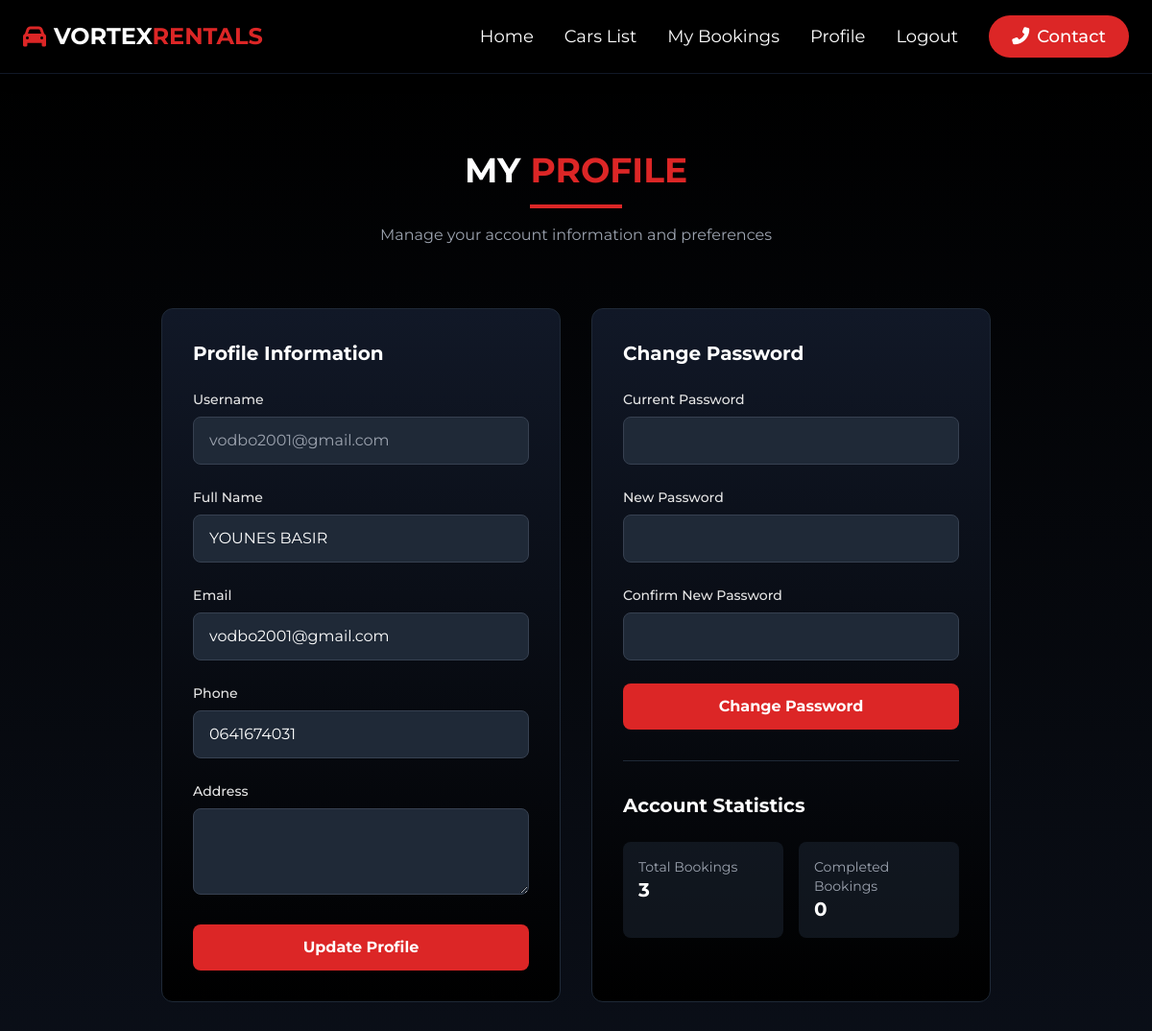
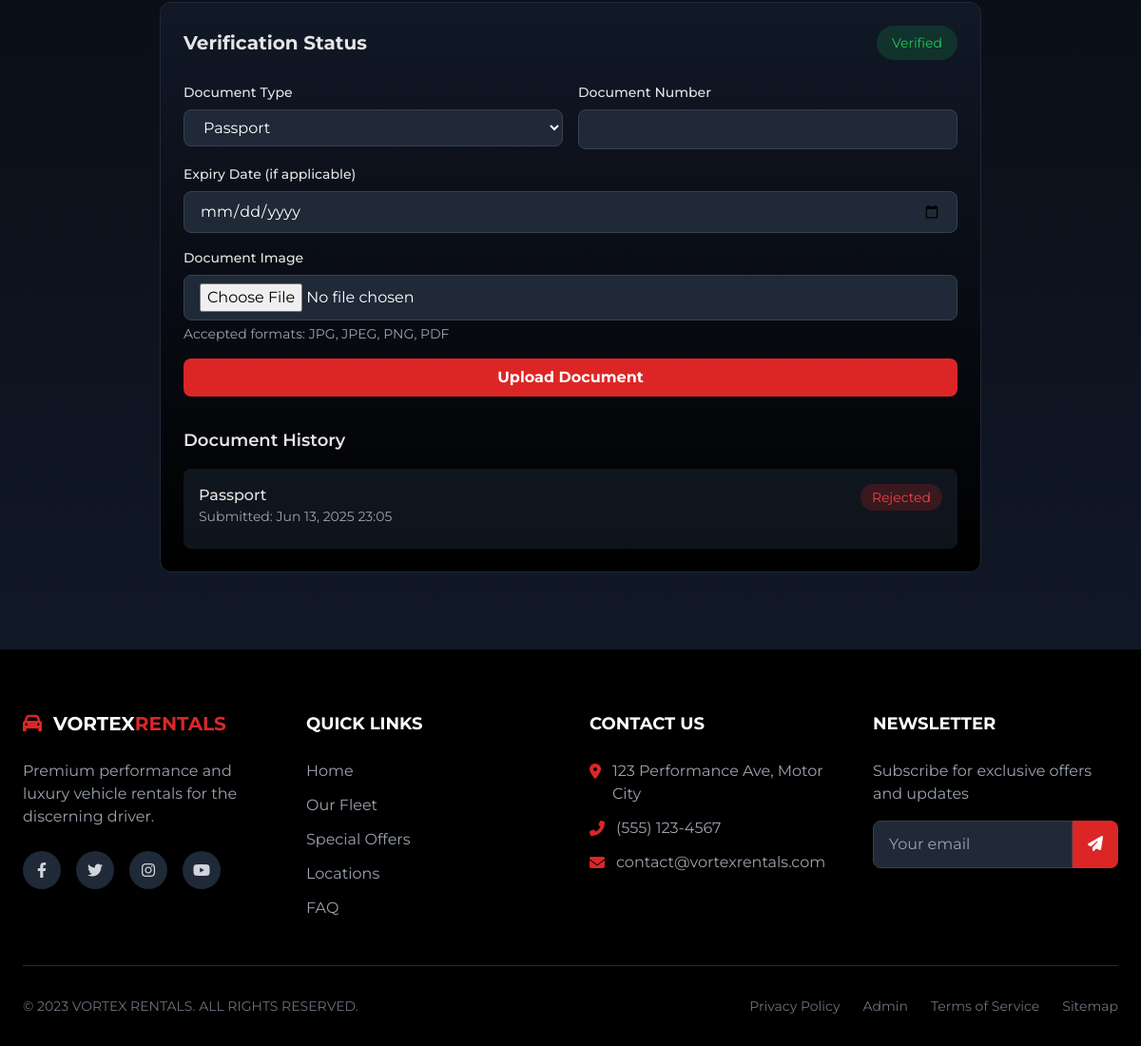
The app's page /profile.php (signed in) with its own data (2 pictures, top to bottom).
### tables this page shows
CREATE TABLE `users` (
  `id` int NOT NULL AUTO_INCREMENT,
  `username` varchar(50) NOT NULL,
  `email` varchar(100) NOT NULL,
  `password` varchar(255) NOT NULL,
  `full_name` varchar(100) NOT NULL,
  `phone` varchar(20) DEFAULT NULL,
  `created_at` timestamp NOT NULL DEFAULT CURRENT_TIMESTAMP,
  `is_verified` tinyint(1) DEFAULT '0',
  `verification_status` enum('pending','verified','rejected') DEFAULT 'pending',
  `verification_notes` text,
  `address` text,
  `admin_notes` text,
  PRIMARY KEY (`id`),
  UNIQUE KEY `username` (`username`),
  UNIQUE KEY `email` (`email`)
);

CREATE TABLE `verification_documents` (
  `id` int NOT NULL AUTO_INCREMENT,
  `user_id` int NOT NULL,
  `document_type` enum('passport','id_card') NOT NULL,
  `document_number` varchar(50) NOT NULL,
  `document_image` varchar(255) NOT NULL,
  `submission_date` timestamp NOT NULL DEFAULT CURRENT_TIMESTAMP,
  `expiry_date` date DEFAULT NULL,
  `status` enum('pending','approved','rejected') DEFAULT 'pending',
  `admin_notes` text,
  PRIMARY KEY (`id`),
  KEY `user_id` (`user_id`),
  CONSTRAINT `verification_documents_ibfk_1` FOREIGN KEY (`user_id`) REFERENCES `users` (`id`) ON DELETE CASCADE
);

### profile.php (the view, shortened to what the rows shown need)
<?php
require_once 'db.php';
$user_id = $_SESSION['user_id'];
$stmt = $conn->prepare("SELECT * FROM users WHERE id = ?");
$stmt->bind_param("i", $user_id);
$stmt->execute();
$user = $stmt->get_result()->fetch_assoc();
$stmt = $conn->prepare("SELECT * FROM verification_documents WHERE user_id = ? ORDER BY submission_date DESC");
$stmt->bind_param("i", $user_id);
$stmt->execute();
$documents = $stmt->get_result()->fetch_all(MYSQLI_ASSOC);
?>
<!DOCTYPE html>
<html lang="en">
<head>
    <script src="https://cdn.tailwindcss.com"></script>
    <link rel="stylesheet" href="https://cdnjs.cloudflare.com/ajax/libs/font-awesome/6.4.0/css/all.min.css">
</head>
<body class="min-h-screen flex flex-col">
    <div class="flex-1 py-16 md:py-20 bg-gradient-to-b from-black to-gray-900">
        <div class="max-w-4xl mx-auto px-4">
            <div class="text-center mb-16 fade-in">
                <h2 class="text-3xl md:text-4xl font-bold mb-4">
                    <span class="text-white">MY</span> <span class="text-red-600">PROFILE</span>
                </h2>
            </div>
            <div class="grid grid-cols-1 md:grid-cols-2 gap-8">
                <div class="bg-gradient-to-b from-gray-900 to-black p-8 rounded-xl border border-gray-800 slide-up">
                    <form method="post" class="space-y-6">
                        <div>
                            <label class="block text-sm font-medium mb-2">Username</label>
                            <input type="text" value="<?php echo htmlspecialchars($user['username']); ?>" disabled
                                class="w-full px-4 py-3 bg-gray-800 border border-gray-700 rounded-lg text-gray-400">
                        </div>
                        <div>
                            <label class="block text-sm font-medium mb-2">Full Name</label>
                            <input type="text" name="full_name" value="<?php echo htmlspecialchars($user['full_name']); ?>" required
                                class="w-full px-4 py-3 bg-gray-800 border border-gray-700 rounded-lg focus:outline-none focus:ring-2 focus:ring-red-600 text-white">
                        </div>
                        <div>
                            <label class="block text-sm font-medium mb-2">Email</label>
                            <input type="email" name="email" value="<?php echo htmlspecialchars($user['email']); ?>" required
                                class="w-full px-4 py-3 bg-gray-800 border border-gray-700 rounded-lg focus:outline-none focus:ring-2 focus:ring-red-600 text-white">
                        </div>
                        <div>
                            <label class="block text-sm font-medium mb-2">Phone</label>
                            <input type="tel" name="phone" value="<?php echo htmlspecialchars($user['phone']); ?>"
                                class="w-full px-4 py-3 bg-gray-800 border border-gray-700 rounded-lg focus:outline-none focus:ring-2 focus:ring-red-600 text-white">
                        </div>
                    </form>
                </div>
            </div>
            <div class="mt-8 bg-gradient-to-b from-gray-900 to-black rounded-xl border border-gray-800 p-6">
                <div class="flex justify-between items-center mb-6">
                    <h2 class="text-xl font-bold">Verification Status</h2>
                </div>
                <?php if (!empty($documents)): ?>
                    <div class="mt-8">
                        <div class="space-y-4">
                            <?php foreach ($documents as $doc): ?>
                                <div class="bg-gray-800/50 rounded-lg p-4">
                                    <div class="flex justify-between items-start mb-2">
                                        <div>
                                            <p class="font-medium"><?php echo ucfirst($doc['document_type']); ?></p>
                                            <p class="text-sm text-gray-400">Submitted: <?php echo date('M d, Y H:i', strtotime($doc['submission_date'])); ?></p>
                                        </div>
                                        <span class="px-3 py-1 rounded-full text-sm <?php
                                            echo $doc['status'] === 'approved' ? 'bg-green-600/20 text-green-500' :
                                                ($doc['status'] === 'rejected' ? 'bg-red-600/20 text-red-500' : 'bg-yellow-600/20 text-yellow-500');
                                        ?>">
                                            <?php echo ucfirst($doc['status']); ?>
                                        </span>
                                    </div>
                                </div>
                            <?php endforeach; ?>
                        </div>
                    </div>
                <?php endif; ?>
            </div>
        </div>
    </div>
</body>
</html>

### records on screen
users: username "vodbo2001@gmail.com", full_name "YOUNES BASIR", email "vodbo2001@gmail.com", phone "0641674031"
verification_documents: document_type "Passport", submission_date "Jun 13, 2025 23:05", status "Rejected"

### other values on screen
$stats['total_bookings'] "3"
$stats['completed_bookings'] "0"
